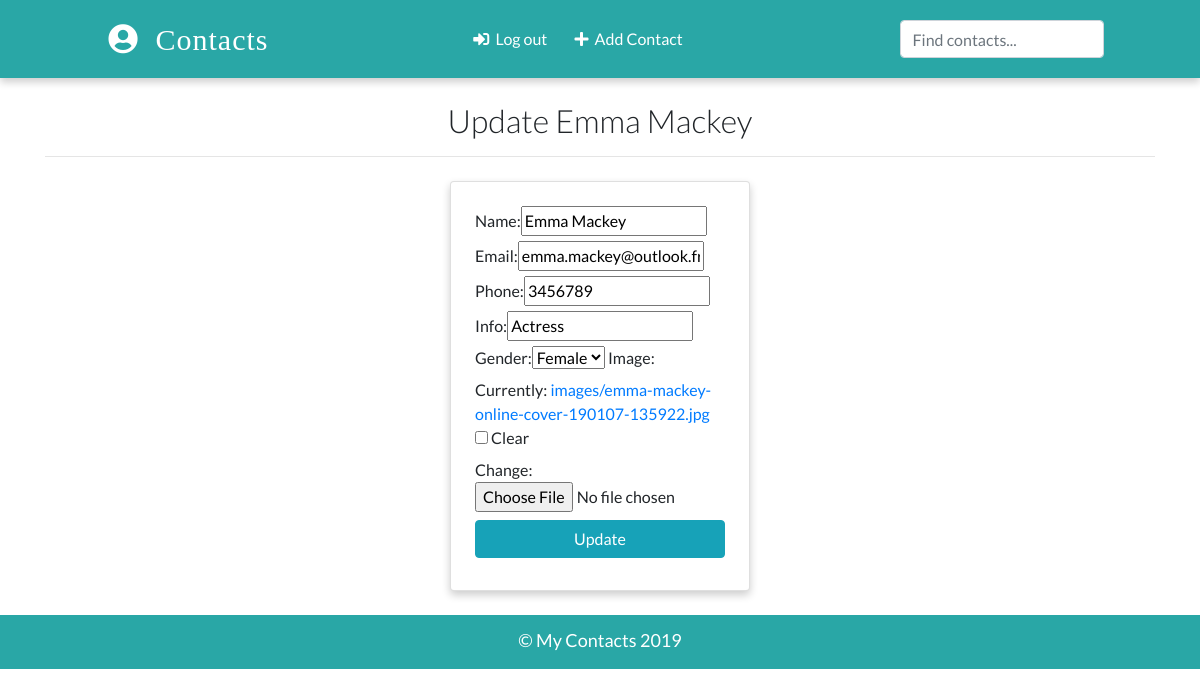
The app's page /contacts/update/3 (signed in) with its own data.
### app/models.py (models this page shows)
class Contact(models.Model):
    name = models.CharField(max_length=20)
    email = models.EmailField(max_length=100)
    phone = models.IntegerField()
    info = models.CharField(max_length=30)
    gender = models.CharField(max_length=50, choices=(('male', 'Male'), ('female', 'Female')))
    image = models.ImageField(upload_to='images/', blank=True)
    date_added = models.DateField(default=datetime.now)
    def __str__(self):
        return self.name

### app/views.py (the view, shortened to what this page needs)
# urls.py: path('contacts/update/<int:pk>', views.ContactUpdateView.as_view(), name="update"),
class ContactUpdateView(UpdateView):
    model = Contact
    template_name = 'update.html'
    fields = ['name', 'email', 'phone', 'info', 'gender', 'image']

### templates/update.html (shortened to what this page needs)
{% extends "base.html" %}
{% block content %}
<div class="container">
    <h2 class="heading font-weight-light text-center">Update {{contact}}</h2>
    <hr>
</div>
<div class="container w-25 card p-4 mt-4">
    <form action="" method="POST" enctype="multipart/form-data">
        {{form }}
        <input type="submit" value="Update" class="w-100  text-center my-2 btn btn-info">
    </form>
</div>
{% endblock content %}

### static/css/main.css (style rules this page uses)
:root { --back: #29a7a6; --girl: #e64298; --boy: #2874dd; }
body { font-family: Lato, sans-serif; }
.card { box-shadow: 0 4px 8px 0 rgba(0, 0, 0, 0.2); transition: 0.3s; min-width: 250px; box-sizing: border-box; }

### records on screen
Contact: name "Emma Mackey", email "emma.mackey@outlook.fr", phone "3456789", info "Actress", gender "Female"
